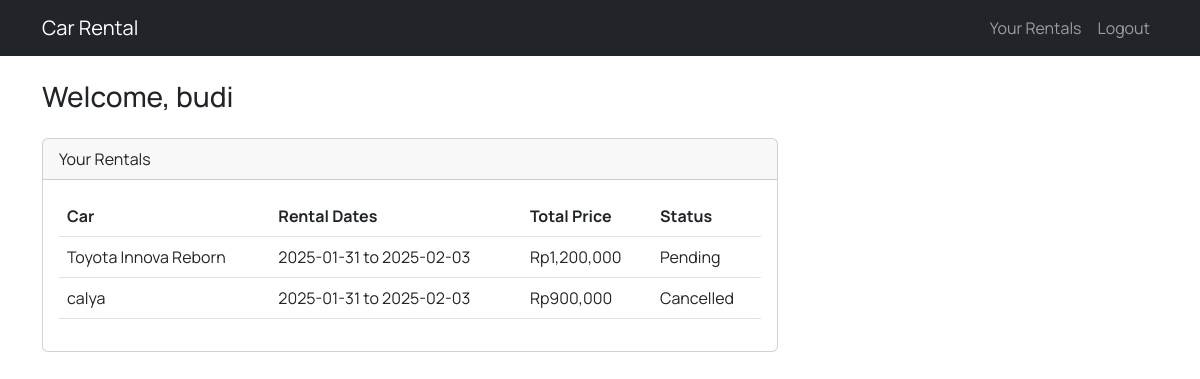
The page /user_dashboard.php (signed in) on the database its author committed.
### tables this page shows
CREATE TABLE `transactions` (
  `id` int NOT NULL,
  `user_id` int DEFAULT NULL,
  `product_id` int DEFAULT NULL,
  `start_date` date DEFAULT NULL,
  `end_date` date DEFAULT NULL,
  `total_price` decimal(10,2) DEFAULT NULL,
  `status` enum('pending','completed','cancelled') DEFAULT 'pending',
  `created_at` timestamp NULL DEFAULT CURRENT_TIMESTAMP,
  `email` varchar(255) NOT NULL,
  `phone_number` varchar(20) NOT NULL,
  `name` varchar(100) NOT NULL
);

CREATE TABLE `products` (
  `id` int NOT NULL,
  `name` varchar(255) DEFAULT NULL,
  `price` decimal(10,2) DEFAULT NULL,
  `description` text,
  `image` varchar(255) DEFAULT NULL,
  `status` enum('available','rented') DEFAULT 'available',
  `created_at` timestamp NULL DEFAULT CURRENT_TIMESTAMP
);

### user_dashboard.php (the view, shortened to what this page needs)
<?php
include 'includes/header.php';
?>
<h3>Welcome, <?= $_SESSION['name'] ?></h3>
<div class="row mt-4">
    <div class="col-md-8">
        <div class="card">
            <div class="card-header">Your Rentals</div>
            <div class="card-body">
                <table class="table">
                    <thead>
                        <tr>
                            <th>Car</th>
                            <th>Rental Dates</th>
                            <th>Total Price</th>
                            <th>Status</th>
                        </tr>
                    </thead>
                    <tbody>
                        <?php
                        $sql = "SELECT t.*, p.name FROM transactions t
                                JOIN products p ON t.product_id = p.id
                                WHERE t.user_id = {$_SESSION['user_id']}";
                        $result = $conn->query($sql);
                        while($row = $result->fetch_assoc()):
                        ?>
                        <tr>
                            <td><?= $row['name'] ?></td>
                            <td><?= $row['start_date'] ?> to <?= $row['end_date'] ?></td>
                            <td>Rp<?= number_format($row['total_price'],0) ?></td>
                            <td><?= ucfirst($row['status']) ?></td>
                        </tr>
                        <?php endwhile; ?>
                    </tbody>
                </table>
            </div>
        </div>
    </div>
</div>
<?php include 'includes/footer.php'; ?>

### includes/header.php (style rules this page uses)
* { font-family: "Manrope", serif; }

### rows shown on the page
transactions: product.name "Toyota Innova Reborn", start_date "2025-01-31", end_date "2025-02-03", total_price "1,200,000", status "Pending"
transactions: product.name "calya", start_date "2025-01-31", end_date "2025-02-03", total_price "900,000", status "Cancelled"

### other values the page prints
$_SESSION['name'] "budi"
